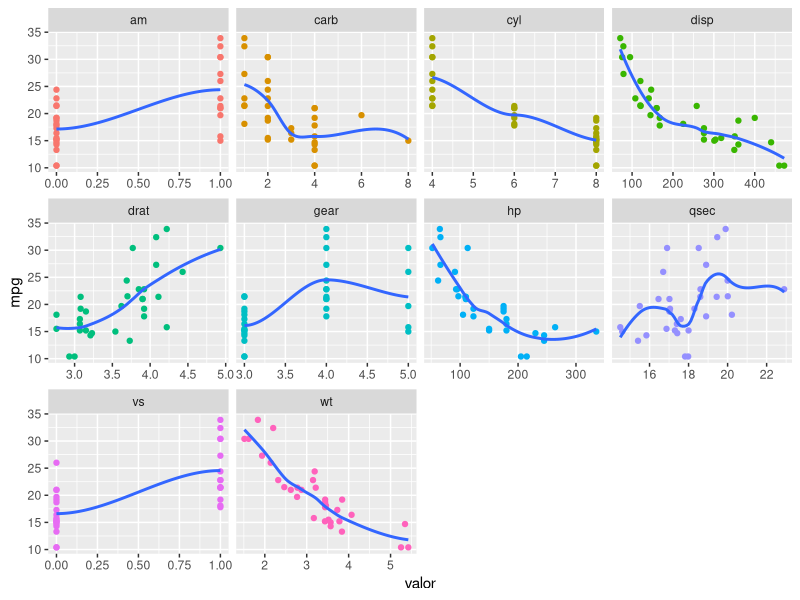

This figure's R source:
## ---- chunk 1
knitr::opts_chunk$set(cache = TRUE)
## ---- chunk 2
library(tidyr)
library(ggplot2)
library(dplyr)

mtcars_para_grafico <- mtcars %>%
  gather(variavel, valor, -mpg)

ggplot(mtcars_para_grafico, aes(x = valor, y = mpg)) +
  geom_point(aes(colour = variavel), show.legend = FALSE) +
  geom_smooth(se = FALSE) +
  facet_wrap(~variavel, scales = "free_x")
